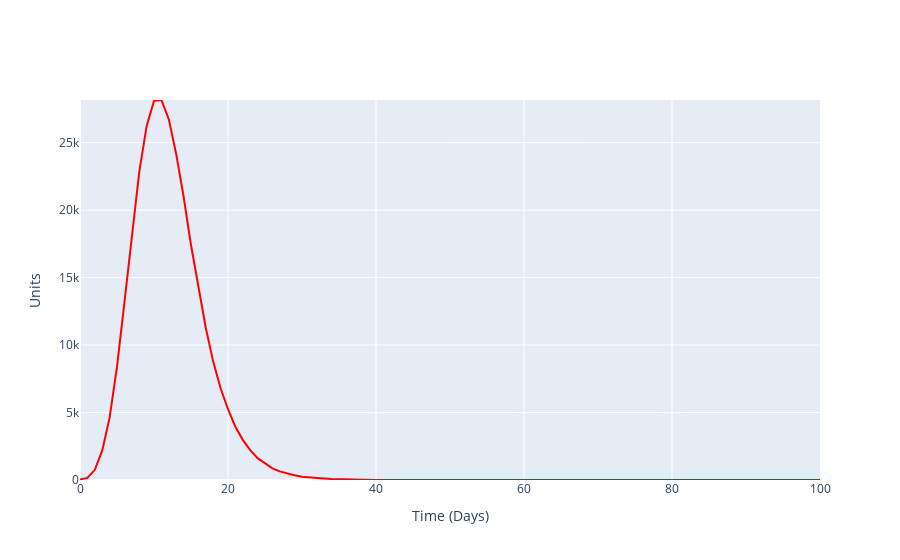

Notebook cell for this chart:
### Code cell
fig = go.Figure()
fig.add_trace(go.Scatter(x=np.arange(0,len(average_node_count)), y=[v[1] for v in average_node_count],
                    mode='lines', name='infectious', line=dict(color='red', width=2)))
fig.update_layout(xaxis_title='Time (Days)', yaxis_title='Units',yaxis=dict(range=[0, max([v[1] for v in average_node_count])]))
fig.show()

### Figure 1 — Plotly figure (JSON) as saved in the notebook; plotly's stock layout.template omitted (floating-point values rounded to 4 significant figures)
{"data": [{"line": {"color": "red", "width": 2}, "mode": "lines", "name": "infectious", "type": "scatter", "x": [0, 1, 2, 3, 4, 5, 6, 7, 8, 9, 10, 11, 12, 13, 14, 15, 16, 17, 18, 19, 20, 21, 22, 23, 24, 25, 26, 27, 28, 29, 30, 31, 32, 33, 34, 35, 36, 37, 38, 39, 40, 41, 42, 43, 44, 45, 46, 47, 48, 49, 50, 51, 52, 53, 54, 55, 56, 57, 58, 59, 60, 61, 62, 63, 64, 65, 66, 67, 68, 69, 70, 71, 72, 73, 74, 75, 76, 77, 78, 79, 80, 81, 82, 83, 84, 85, 86, 87, 88, 89, 90, 91, 92, 93, 94, 95, 96, 97, 98, 99, 100], "y": [40, 157, 755, 2179, 4621, 8406, 13140, 18185, 22797, 26225, 28099, 28163, 26734, 24156, 21012, 17413, 14228, 11262, 8775, 6801, 5244, 3940, 2975, 2216, 1620, 1209, 864, 639, 464, 346, 237, 178, 134, 108, 77, 58, 40, 27, 17, 10, 6, 2, 1, 0, 0, 0, 0, 0, 0, 0, 0, 0, 0, 0, 0, 0, 0, 0, 0, 0, 0, 0, 0, 0, 0, 0, 0, 0, 0, 0, 0, 0, 0, 0, 0, 0, 0, 0, 0, 0, 0, 0, 0, 0, 0, 0, 0, 0, 0, 0, 0, 0, 0, 0, 0, 0, 0, 0, 0, 0, 0]}], "layout": {"xaxis": {"title": {"text": "Time (Days)"}}, "yaxis": {"range": [0, 28163], "title": {"text": "Units"}}}}
